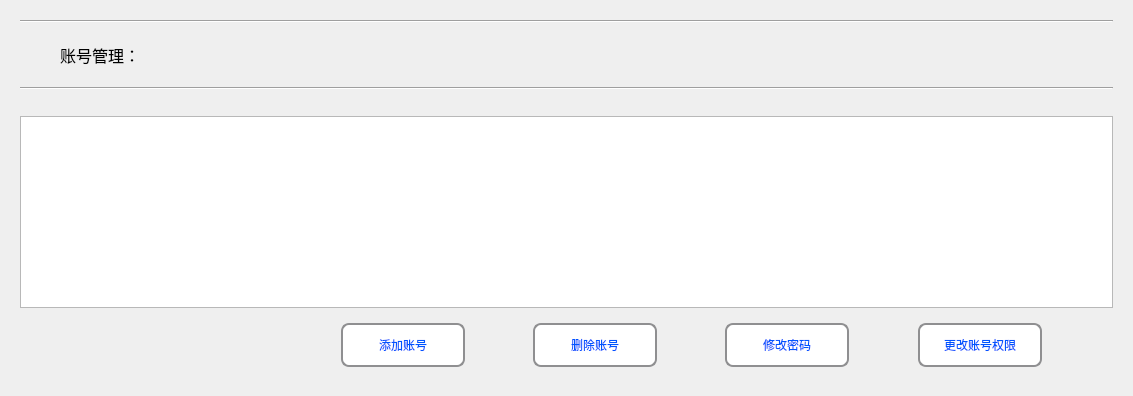
          <widget class="QWidget" name="page_Account_Management">
           <property name="styleSheet">
            <string notr="true">QWidget#page_Account_Management{
border-image: url(:/new/prefix1/Diagnosis_Image/BG_new.png);}</string>
           </property>
           <layout class="QVBoxLayout" name="verticalLayout_52">
            <item>
             <widget class="QWidget" name="widget_regist_BG" native="true">
              <property name="styleSheet">
               <string notr="true">QWidget#widget_regist_BG{
border-image: url(:/image/Table_BG.png);
border-radius:30px;
}</string>
              </property>
              <layout class="QVBoxLayout" name="verticalLayout_53">
               <item>
                <widget class="Line" name="line_select_known_test_9">
                 <property name="orientation">
                  <enum>Qt::Horizontal</enum>
                 </property>
                </widget>
               </item>
               <item>
                <widget class="QWidget" name="widget_select_known_test_9" native="true">
                 <property name="maximumSize">
                  <size>
                   <width>16777215</width>
                   <height>60</height>
                  </size>
                 </property>
                 <layout class="QHBoxLayout" name="horizontalLayout_86">
                  <property name="leftMargin">
                   <number>40</number>
                  </property>
                  <property name="topMargin">
                   <number>6</number>
                  </property>
                  <property name="rightMargin">
                   <number>11</number>
                  </property>
                  <property name="bottomMargin">
                   <number>6</number>
                  </property>
                  <item>
                   <widget class="QLabel" name="label_known_test_searching_8">
                    <property name="minimumSize">
                     <size>
                      <width>260</width>
                      <height>40</height>
                     </size>
                    </property>
                    <property name="maximumSize">
                     <size>
                      <width>260</width>
                      <height>40</height>
                     </size>
                    </property>
                    <property name="font">
                     <font>
                      <family>微软雅黑</family>
                      <pointsize>12</pointsize>
                      <weight>50</weight>
                      <italic>false</italic>
                      <bold>false</bold>
                     </font>
                    </property>
                    <property name="text">
                     <string>账号管理：</string>
                    </property>
                   </widget>
                  </item>
                  <item>
                   <spacer name="horizontalSpacer_tool_serch_12">
                    <property name="orientation">
                     <enum>Qt::Horizontal</enum>
                    </property>
                    <property name="sizeHint" stdset="0">
                     <size>
                      <width>374</width>
                      <height>20</height>
                     </size>
                    </property>
                   </spacer>
                  </item>
                 </layout>
                </widget>
               </item>
               <item>
                <widget class="Line" name="line_select_known_test_10">
                 <property name="orientation">
                  <enum>Qt::Horizontal</enum>
                 </property>
                </widget>
               </item>
               <item>
                <spacer name="horizontalSpacer_28">
                 <property name="orientation">
                  <enum>Qt::Horizontal</enum>
                 </property>
                 <property name="sizeHint" stdset="0">
                  <size>
                   <width>1093</width>
                   <height>20</height>
                  </size>
                 </property>
                </spacer>
               </item>
               <item>
                <widget class="QTableWidget" name="tableWidget_account_login_record"/>
               </item>
               <item>
                <widget class="QWidget" name="widget_model_select_4" native="true">
                 <layout class="QHBoxLayout" name="horizontalLayout_85">
                  <item>
                   <spacer name="horizontalSpacer_85">
                    <property name="orientation">
                     <enum>Qt::Horizontal</enum>
                    </property>
                    <property name="sizeHint" stdset="0">
                     <size>
                      <width>28</width>
                      <height>20</height>
                     </size>
                    </property>
                   </spacer>
                  </item>
                  <item>
                   <spacer name="horizontalSpacer_81">
                    <property name="orientation">
                     <enum>Qt::Horizontal</enum>
                    </property>
                    <property name="sizeHint" stdset="0">
                     <size>
                      <width>35</width>
                      <height>20</height>
                     </size>
                    </property>
                   </spacer>
                  </item>
                  <item>
                   <spacer name="horizontalSpacer_86">
                    <property name="orientation">
                     <enum>Qt::Horizontal</enum>
                    </property>
                    <property name="sizeHint" stdset="0">
                     <size>
                      <width>17</width>
                      <height>20</height>
                     </size>
                    </property>
                   </spacer>
                  </item>
                  <item>
                   <spacer name="horizontalSpacer_185">
                    <property name="orientation">
                     <enum>Qt::Horizontal</enum>
                    </property>
                    <property name="sizeHint" stdset="0">
                     <size>
                      <width>39</width>
                      <height>20</height>
                     </size>
                    </property>
                   </spacer>
                  </item>
                  <item>
                   <spacer name="horizontalSpacer_187">
                    <property name="orientation">
                     <enum>Qt::Horizontal</enum>
                    </property>
                    <property name="sizeHint" stdset="0">
                     <size>
                      <width>34</width>
                      <height>20</height>
                     </size>
                    </property>
                   </spacer>
                  </item>
                  <item>
                   <widget class="QPushButton" name="btn_add_account">
                    <property name="minimumSize">
                     <size>
                      <width>124</width>
                      <height>44</height>
                     </size>
                    </property>
                    <property name="maximumSize">
                     <size>
                      <width>130</width>
                      <height>50</height>
                     </size>
                    </property>
                    <property name="styleSheet">
                     <string notr="true">QPushButton { 
    border: 2px solid #8f8f91;
    border-radius: 8px;
    min-width: 120px;
    min-height: 40px;
	background-color: rgb(255, 255, 255);
	color: rgb(0, 85, 255);
	font: 75 12pt &quot;微软雅黑&quot;;
 }
QPushButton:pressed {
    border: 2px solid #8f8f91;
    border-radius: 6px; 
    background-color: rgb(255, 255, 255);
    min-width: 120px;
    min-height: 40px;
	color: rgb(0, 85, 255);
	font: 75 10pt &quot;微软雅黑&quot;;
}</string>
                    </property>
                    <property name="text">
                     <string>添加账号</string>
                    </property>
                    <property name="icon">
                     <iconset>
                      <normaloff>:/image/users_ad.png</normaloff>:/image/users_ad.png</iconset>
                    </property>
                   </widget>
                  </item>
                  <item>
                   <spacer name="horizontalSpacer_135">
                    <property name="orientation">
                     <enum>Qt::Horizontal</enum>
                    </property>
                    <property name="sizeHint" stdset="0">
                     <size>
                      <width>35</width>
                      <height>20</height>
                     </size>
                    </property>
                   </spacer>
                  </item>
                  <item>
                   <widget class="QPushButton" name="pushButton_delete_account">
                    <property name="minimumSize">
                     <size>
                      <width>124</width>
                      <height>44</height>
                     </size>
                    </property>
                    <property name="maximumSize">
                     <size>
                      <width>130</width>
                      <height>50</height>
                     </size>
                    </property>
                    <property name="styleSheet">
                     <string notr="true">QPushButton { 
    border: 2px solid #8f8f91;
    border-radius: 8px;
    min-width: 120px;
    min-height: 40px;
	background-color: rgb(255, 255, 255);
	color: rgb(0, 85, 255);
	font: 75 12pt &quot;微软雅黑&quot;;
 }
QPushButton:pressed {
    border: 2px solid #8f8f91;
    border-radius: 6px; 
    background-color: rgb(255, 255, 255);
    min-width: 120px;
    min-height: 40px;
	color: rgb(0, 85, 255);
	font: 75 10pt &quot;微软雅黑&quot;;
}</string>
                    </property>
                    <property name="text">
                     <string>删除账号</string>
                    </property>
                    <property name="icon">
                     <iconset>
                      <normaloff>:/image/users_dl.png</normaloff>:/image/users_dl.png</iconset>
                    </property>
                   </widget>
                  </item>
                  <item>
                   <spacer name="horizontalSpacer_180">
                    <property name="orientation">
                     <enum>Qt::Horizontal</enum>
                    </property>
                    <property name="sizeHint" stdset="0">
                     <size>
                      <width>34</width>
                      <height>20</height>
                     </size>
                    </property>
                   </spacer>
                  </item>
                  <item>
                   <widget class="QPushButton" name="pushButton_change_password">
                    <property name="minimumSize">
                     <size>
                      <width>124</width>
                      <height>44</height>
                     </size>
                    </property>
                    <property name="maximumSize">
                     <size>
                      <width>130</width>
                      <height>50</height>
                     </size>
                    </property>
                    <property name="styleSheet">
                     <string notr="true">QPushButton { 
    border: 2px solid #8f8f91;
    border-radius: 8px;
    min-width: 120px;
    min-height: 40px;
	background-color: rgb(255, 255, 255);
	color: rgb(0, 85, 255);
	font: 75 12pt &quot;微软雅黑&quot;;
 }
QPushButton:pressed {
    border: 2px solid #8f8f91;
    border-radius: 6px; 
    background-color: rgb(255, 255, 255);
    min-width: 120px;
    min-height: 40px;
	color: rgb(0, 85, 255);
	font: 75 10pt &quot;微软雅黑&quot;;
}</string>
                    </property>
                    <property name="text">
                     <string>修改密码</string>
                    </property>
                    <property name="icon">
                     <iconset>
                      <normaloff>:/image/users_cg.png</normaloff>:/image/users_cg.png</iconset>
                    </property>
                   </widget>
                  </item>
                  <item>
                   <spacer name="horizontalSpacer_181">
                    <property name="orientation">
                     <enum>Qt::Horizontal</enum>
                    </property>
                    <property name="sizeHint" stdset="0">
                     <size>
                      <width>35</width>
                      <height>20</height>
                     </size>
                    </property>
                   </spacer>
                  </item>
                  <item>
                   <widget class="QPushButton" name="pushButton_change_permission">
                    <property name="minimumSize">
                     <size>
                      <width>124</width>
                      <height>44</height>
                     </size>
                    </property>
                    <property name="maximumSize">
                     <size>
                      <width>180</width>
                      <height>50</height>
                     </size>
                    </property>
                    <property name="styleSheet">
                     <string notr="true">QPushButton { 
    border: 2px solid #8f8f91;
    border-radius: 8px;
    min-width: 120px;
    min-height: 40px;
	background-color: rgb(255, 255, 255);
	color: rgb(0, 85, 255);
	font: 75 12pt &quot;微软雅黑&quot;;
 }
QPushButton:pressed {
    border: 2px solid #8f8f91;
    border-radius: 6px; 
    background-color: rgb(255, 255, 255);
    min-width: 120px;
    min-height: 40px;
	color: rgb(0, 85, 255);
	font: 75 10pt &quot;微软雅黑&quot;;
}</string>
                    </property>
                    <property name="text">
                     <string>更改账号权限</string>
                    </property>
                    <property name="icon">
                     <iconset>
                      <normaloff>:/image/users_us.png</normaloff>:/image/users_us.png</iconset>
                    </property>
                   </widget>
                  </item>
                  <item>
                   <spacer name="horizontalSpacer_188">
                    <property name="orientation">
                     <enum>Qt::Horizontal</enum>
                    </property>
                    <property name="sizeHint" stdset="0">
                     <size>
                      <width>40</width>
                      <height>20</height>
                     </size>
                    </property>
                   </spacer>
                  </item>
                 </layout>
                </widget>
               </item>
              </layout>
             </widget>
            </item>
           </layout>
          </widget>
